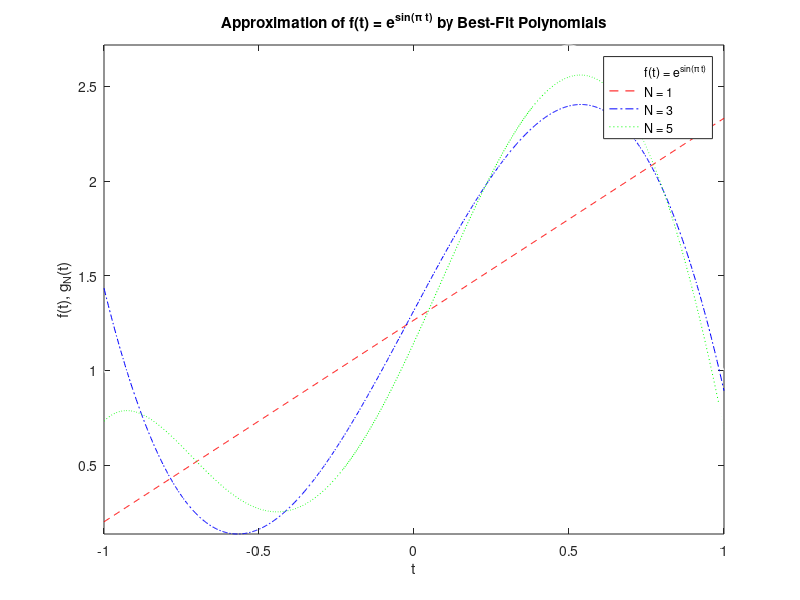

Reproduce this figure in MATLAB.
clear all

echo on

dfile ='MATH_4070_HW_2_Problem_5_Morrow_Nicholas.txt';
if exist(dfile, 'file')
    delete(dfile);
end
diary(dfile)

% MATH 4070
% HW 2
% Problem 5
% By Nicholas Morrow

% Define the function to be approximated
f = @(t) exp(sin(pi*t));

% Define the interval [-1, 1]
t_0 = -1;
t_n = 1;

% Define the degrees of the polynomials
N_values = [1, 3, 5];
max_N = max(N_values);

% Create a grid of t-values for plotting, 1000 points
t_plot = linspace(t_0, t_n, 1000).';

% Prepare for looping over each N value, each col will have a polynomial's values
G_N = zeros(numel(t_plot), numel(N_values));

% Loop through each required degree N
for i = 1:numel(N_values)
    N = N_values(i);

    % By what the problem said approximating g_N is found by solving the normal equations
    % A*c = b, where A is the Gram matrix for the basis {1, t, ..., t^N}.

    dim = N + 1; % Dimension of the system

    % Construct Gram Matrix A
    % A_ij = <t^i, t^j> = integral -1 to 1 of t^(i+j) dt
    A = zeros(dim, dim);
    for row_idx = 0:N
        for col_idx = 0:N
            power = row_idx + col_idx;
            % Integral of t^k from -1 to 1 is 2/(k+1) for even k, and 0 for odd k
            if mod(power, 2) == 0
                A(row_idx+1, col_idx+1) = 2 / (power + 1);
            else
                A(row_idx+1, col_idx+1) = 0;
            end
        end
    end

    % Construct vector b
    % b_i = <f, t^i> = integral from -1 to 1 of f(t)*t^i dt
    b = zeros(dim, 1);
    for row_idx = 0:N
        integrand = @(t) f(t) .* t.^row_idx;
        b(row_idx+1) = integral(integrand, t_0, t_n);
    end

    % Solve system A*c=b for coeff c = [c0, c1, ..., cN]
    c = A \ b

    % Evaluate the polynomial g_N on the plotting grid
    polyVals = polyval(flip(c), t_plot); % polyval needs highest power to lowest, so we flip c

    % Store the results
    G_N(:,i) = polyVals;
end

% Plot
figure(1);

% Original function
plot(t_plot, f(t_plot), 'w');  hold on;

% Approximations
plot(t_plot, G_N(:,1), 'r--');   % N = 1, red
plot(t_plot, G_N(:,2), 'b-.');   % N = 3, blue
plot(t_plot, G_N(:,3), 'g:');   % N = 5, green

% Extra thing(s) for plot
xlim([t_0 t_n]);
title('Approximation of f(t) = e^{sin(\pi t)} by Best-Fit Polynomials');
xlabel('t');
ylabel('f(t), g_N(t)');
legend('f(t) = e^{sin(\pi t)}', 'N = 1', 'N = 3', 'N = 5', 'Location', 'northeast');
axis tight;

% Wasn't sure if I needed a creation line, uncomment to make the pdf if you want
% print(gcf,'-dpdf','MATH_4070_HW_2_Problem_5_Morrow_Nicholas_plot.pdf')

diary off
echo off